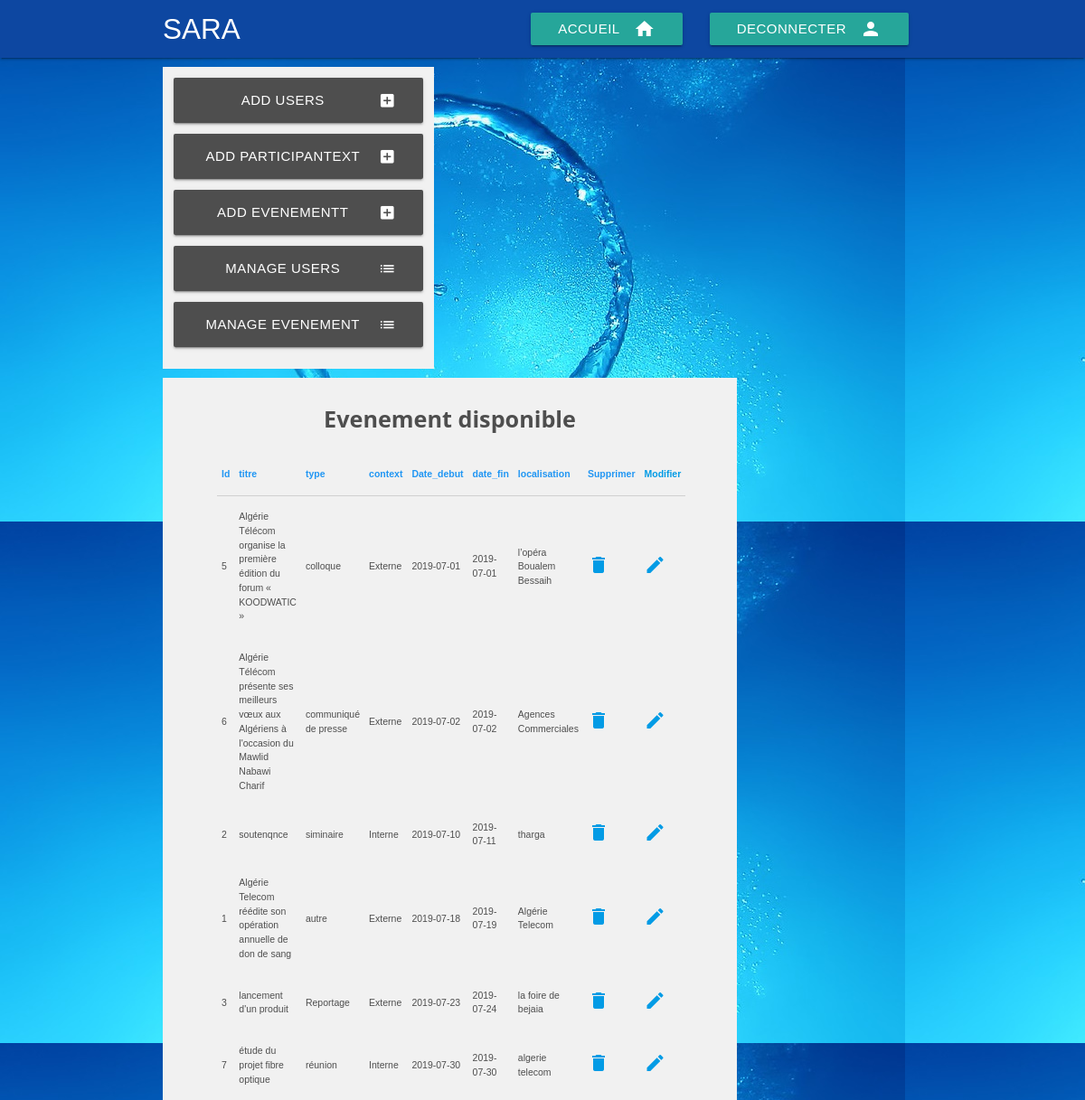
The app's page /asAdmin/index.php?page=consultEvmt (signed in) with its own data.
### tables this page shows
CREATE TABLE IF NOT EXISTS `evenement` (
  `id_even` int(11) NOT NULL AUTO_INCREMENT,
  `type_even` varchar(255) NOT NULL,
  `context_even` enum('Externe','Interne') NOT NULL,
  `titre_even` varchar(255) NOT NULL,
  `date_deb` date NOT NULL,
  `date_fin` date NOT NULL,
  `localisation` varchar(255) NOT NULL,
  `budjet` varchar(20) NOT NULL,
  `nbr_particip` int(10) NOT NULL,
  `descriptt_even` text NOT NULL,
  `date_added` timestamp NOT NULL,
  PRIMARY KEY (`id_even`),
  KEY `titre_even` (`titre_even`)
);

### asAdmin/admin_functions/affichService.func.php (called while the page is built, shortened)
<?php
function display_evnt()
	{
		global $db;
		$req = $db->query("  SELECT a.id_even,a.titre_even,a.type_even, a.context_even ,a.date_deb,a.date_fin, a.localisation,a.budjet,a.nbr_particip FROM evenement  AS a ORDER BY a.date_deb");
		$results = [];
		while($response = $req->fetch())
		{
			$results[] = $response;
		}
		return $results;
	}
		?>

### asAdmin/admin_pages/consultEvmt.php (the view, shortened to what this page needs)
<?php
	include_once "admin_functions/affichService.func.php";
?>
<div class="dashboardMenu">
  <a href="index.php?page=adduser" class="waves-effect waves-light btn">Add Users<i class="material-icons right">add_box</i></a>
  <a href="index.php?page=addexternal" class="waves-effect waves-light btn">Add ParticipantExt<i class="material-icons right">add_box</i></a>
  <a href="index.php?page=addEvmt" class="waves-effect waves-light btn">add Evenementt<i class="material-icons right">add_box</i></a>
  <a href="index.php?page=consultUser" class="waves-effect waves-light btn">manage Users<i class="material-icons right">list</i></a>
  <a href="index.php?page=consultEvmt" class="waves-effect waves-light btn">manage evenement<i class="material-icons right">list</i></a>
</div>
<div class="dashboardCoreA">
	<h1 class="flow-text" style="text-align: center;"><b>Evenement disponible</b></h1>
			<table class="highlight" style="font-size: 0.7em;">
		        <thead>
		          <tr class="blue-text text-darken">
		          		<th>Id</th>
		              <th>titre</th>
		              <th>type</th>
		              <th>context</th>
		              <th>Date_debut</th>
		              <th>date_fin</th>
		              <th>localisation</th>
		              <th><b>Supprimer</b></th>
		              <th><a class="ne"  href="#" ><b>Modifier</b></a></th>
		          </tr>
		        </thead>
		        <?php
		foreach (display_evnt() as $evenement)
	{
		?>
		        <tbody>
		          <tr>
		          	<td> <?=$evenement['id_even']?></td>
		          	<td> <?=$evenement['titre_even']?></td>
		            <td> <?=$evenement['type_even']?></td>
		            <td><?=$evenement['context_even']?></td>
		            <td> <?=$evenement['date_deb']?></td>
		            <td> <?=$evenement['date_fin']?></td>
		            <td> <?=$evenement['localisation']?></td>
		            <td id="delateEvenement" ><a class="ne"  href="#"  ><i class="material-icons">delete</i></a></td>
		            <td id="updateEvenent"><a class="ne"  href="#" ><i class="material-icons">edit</i></a></td>
		          </tr>
		        </tbody>
		<?php
}
	?>
</table>

### css/mycss.css (style rules this page uses)
.dashboardMenu { display: inline-block; background-color: #f1f1f1; padding:12px; width: 300px; vertical-align: top; margin-top: 10px; }
.dashboardMenu .btn { width:276px; height:50px; line-height: 50px; margin-bottom: 12px; background-color: #4e4e4e; }
.dashboardCoreA { display: inline-block; background-color: #f1f1f1; color: #4e4e4e; padding-left: 60px; padding-right: 60px; width: 635px; vertical-align: top; margin-top: 10px; }
.material-icons { font-family: 'Material Icons'; font-weight: normal; font-style: normal; font-size: 24px; display: inline-block; line-height: 1; text-transform: none; letter-spacing: normal; word-wrap: normal; white-space: nowrap; direction: ltr; -webkit-font-smoothing: antialiased; text-rendering: optimizeLegibility; -moz-osx-font-smoothing: grayscale; font-feature-settings: 'liga'; }

### css/w3.css (style rules this page uses)
*,*:before,*:after { box-sizing:inherit }
html { -ms-text-size-adjust:100%;-webkit-text-size-adjust:100% }
body { margin:0 }
a { background-color:transparent;-webkit-text-decoration-skip:objects }
html,body { font-family:Verdana,sans-serif;font-size:15px;line-height:1.5 }
html { overflow-x:hidden }
h1 { font-size:36px }
h1,h2,h3,h4,h5,h6 { font-family:"Segoe UI",Arial,sans-serif;font-weight:400;margin:10px 0 }
a { color:inherit }

### records on screen
evenement: id_even "5", titre_even "Algérie Télécom organise la première édition du forum « KOODWATIC »", type_even "colloque", context_even "Externe", date_deb "2019-07-01", date_fin "2019-07-01", localisation "l’opéra Boualem Bessaih"
evenement: id_even "6", titre_even "Algérie Télécom présente ses meilleurs vœux aux Algériens à l'occasion du Mawlid Nabawi Charif", type_even "communiqué de presse", context_even "Externe", date_deb "2019-07-02", date_fin "2019-07-02", localisation "Agences Commerciales"
evenement: id_even "2", titre_even "soutenqnce", type_even "siminaire", context_even "Interne", date_deb "2019-07-10", date_fin "2019-07-11", localisation "tharga"
evenement: id_even "1", titre_even "Algérie Telecom réédite son opération annuelle de don de sang", type_even "autre", context_even "Externe", date_deb "2019-07-18", date_fin "2019-07-19", localisation "Algérie Telecom"
evenement: id_even "3", titre_even "lancement d'un produit", type_even "Reportage", context_even "Externe", date_deb "2019-07-23", date_fin "2019-07-24", localisation "la foire de bejaia"
evenement: id_even "7", titre_even "étude du projet fibre optique", type_even "réunion", context_even "Interne", date_deb "2019-07-30", date_fin "2019-07-30", localisation "algerie telecom"
